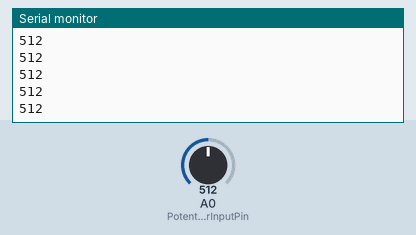
Recording of a sketch running on a simulated Arduino Uno, built with avr-gcc and run on an emulated ATmega328P. Shown: the last lines printed to the serial monitor. Inputs (shaded band) come from the test bench; at power-on: A0 (PotentiometerInputPin) = 512.

Above: at 1.2 s.
1.3 s: A0 (PotentiometerInputPin) set to 716
At 2.0 s:
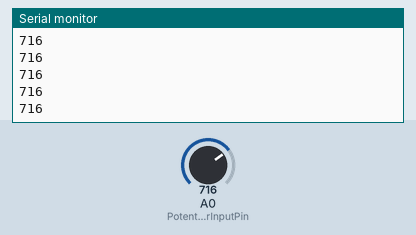
2.8 s: A0 (PotentiometerInputPin) set to 900
At 3.4 s:
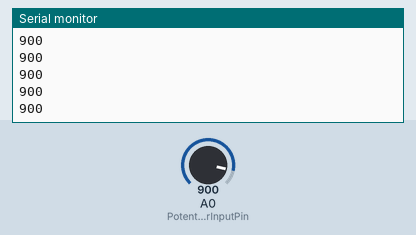
Timing chart, 0 to 5.8 s (numbered marks = the images above; inputs shaded):
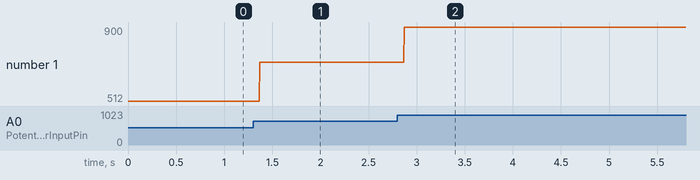

Measured:
- after the input at 1.3 s, the serial monitor: prints a new line after 0.07 s (image 1)
- after the input at 2.8 s, the serial monitor: prints a new line after 0.07 s (image 2)
- plotted number 1: 512 → 716 after the input at 1.3 s, 716 → 900 after the input at 2.8 s

The sketch:

EMG_Sensor.ino
```cpp
#define PotentiometerInputPin A0 // potentiometer input pin number

int inputPotentiometerValue = 0; //variable to store the value from potentiometer

void setup() {
  // open serial
  Serial.begin(9600);
}

void loop() {

  inputPotentiometerValue = analogRead(PotentiometerInputPin);

  Serial.println(inputPotentiometerValue);
}
```
